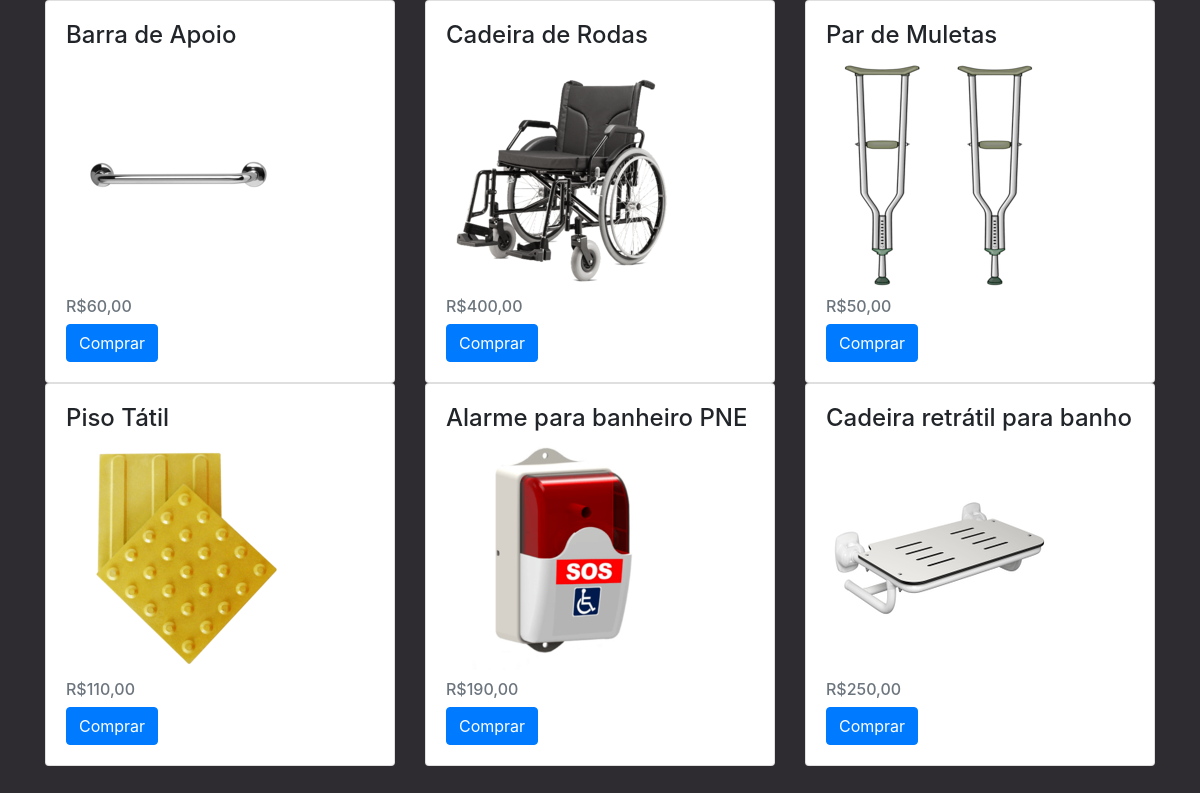
Screenshot of /loja_site/index.php with the database file from the repository.
### tables this page shows
CREATE TABLE `produtos` (
  `id` int(11) NOT NULL,
  `nome` varchar(255) NOT NULL,
  `preco` decimal(10,2) NOT NULL,
  `nome_imagem` varchar(40) DEFAULT NULL
);

### loja_site/functions/product.php (called while the page is built, shortened)
<?php
function getProducts($pdo){
	$sql = "SELECT *  FROM produtos ";
	$stmt = $pdo->prepare($sql);
	$stmt->execute();
	return $stmt->fetchAll(PDO::FETCH_ASSOC);
}

### loja_site/index.php (the view, shortened to what this page needs)
<?php
	require_once "functions/product.php";
	$pdoConnection = require_once "connection.php";
	$products = getProducts($pdoConnection);
?>
<!DOCTYPE html>
<html lang="pt-br">
<head>
	<link rel="stylesheet" href="https://maxcdn.bootstrapcdn.com/bootstrap/4.0.0-beta.2/css/bootstrap.min.css" />
	<link rel="stylesheet" type="text/css" href="style.css">
</head>
<body>
	<div class="container">
		<div class="row">
			<?php foreach($products as $product) : ?>
				<div class="col-4">
					<div class="card">
						<div class="card-body">
							 <h4 class="card-title"><?php echo $product['nome']?></h4>
							 <?php if (!empty($product['nome_imagem'])) { ?>
							 <p><img src="imagem/<?php echo $product['nome_imagem']?>" class="foto"></p><?php } ?>
							 <h6 class="card-subtitle mb-2 text-muted">
							    R$<?php echo number_format($product['preco'], 2, ',', '.')?>
							 </h6>
							 <a class="btn btn-primary" href="carrinho.php?acao=add&id=<?php echo $product['id']?>" class="card-link">Comprar</a>
						</div>
					</div>
				</div>
			<?php endforeach;?>
		</div>
	</div>
</body>
</html>

### loja_site/style.css (style rules this page uses)
body { background-color: #2E2C30; }

### rows the page displays
produtos: nome "Barra de Apoio", nome_imagem (picture), preco "60,00"
produtos: nome "Cadeira de Rodas", nome_imagem (picture), preco "400,00"
produtos: nome "Par de Muletas", nome_imagem (picture), preco "50,00"
produtos: nome "Piso Tátil", nome_imagem (picture), preco "110,00"
produtos: nome "Alarme para banheiro PNE", nome_imagem (picture), preco "190,00"
produtos: nome "Cadeira retrátil para banho", nome_imagem (picture), preco "250,00"
